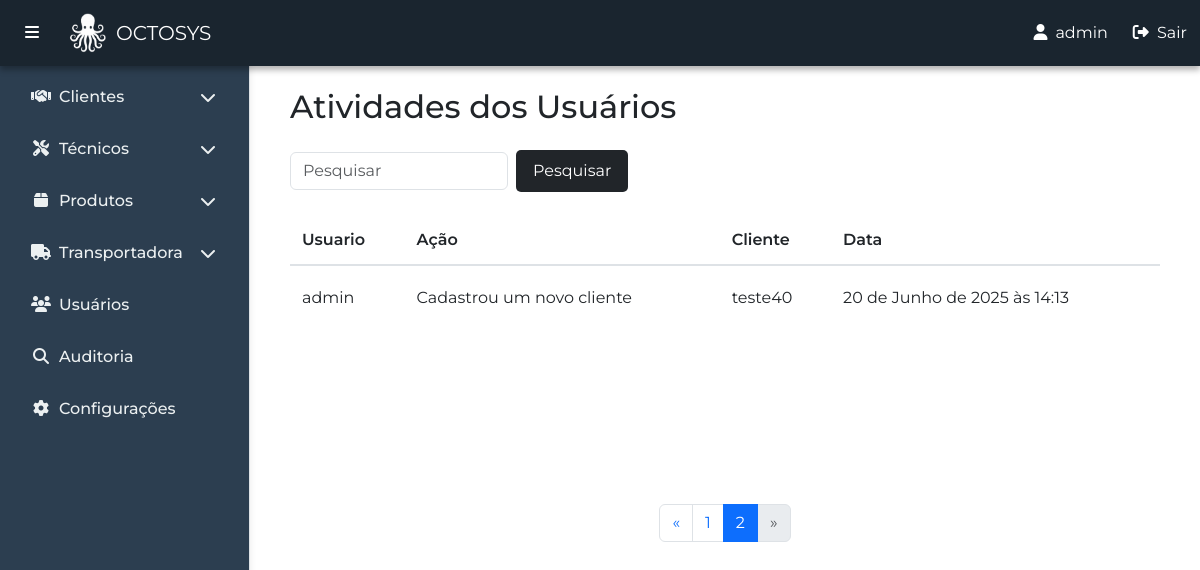
/pt-br/atividades/ver_atividades/?page=2 (signed in), run on an earlier commit of the app's database.
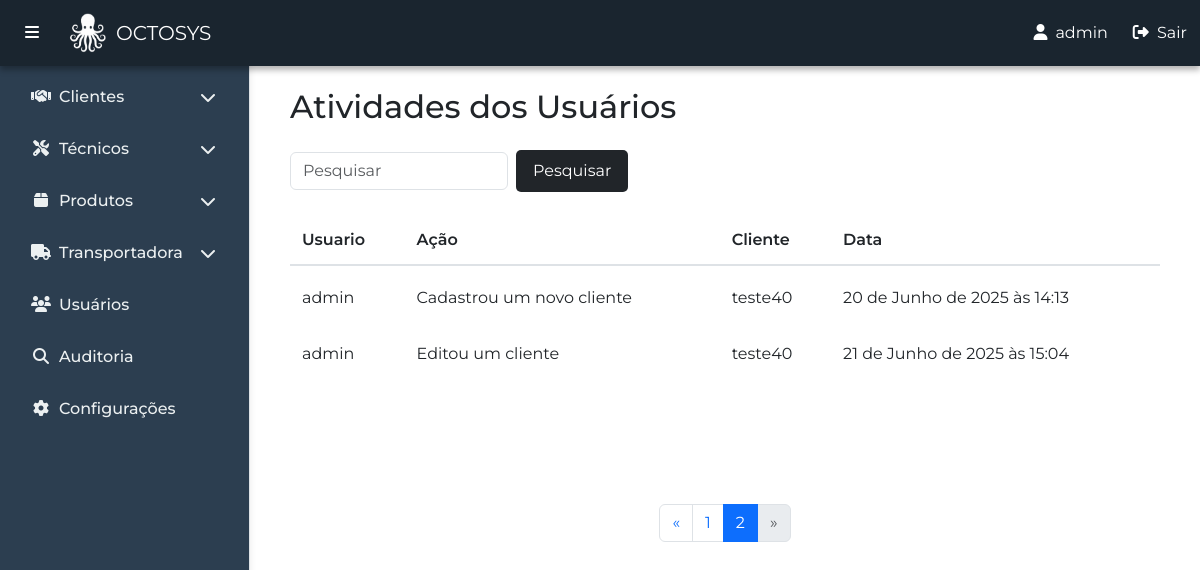
And on a later commit of the database.
### atividades/models.py (models this page shows, shortened)
class AtividadeUsuarioCliente(models.Model):
    usuario = models.ForeignKey(User, on_delete=models.CASCADE)
    cliente = models.ForeignKey(Cliente, on_delete=models.CASCADE)
    descricao = models.CharField(max_length=255)
    data = models.DateTimeField(auto_now_add=True)

### clientes/models.py (models this page shows, shortened)
class Cliente(models.Model):
    codigo = models.CharField(max_length=20, unique=True, blank=True, null=True)
    nome_cliente = models.CharField(max_length=100)
    nome_fantasia = models.CharField(max_length=100, blank=True)
    data_inclusao = models.DateTimeField()
    cnpj_cpf = models.CharField(max_length=18, unique=True)
    inscricao_estadual = models.CharField(max_length=50)
    inscricao_municipal = models.CharField(max_length=50)
    email1 = models.EmailField()
    email2 = models.EmailField(blank=True, null=True)
    telefone1 = models.CharField(max_length=20, blank=True)
    telefone2 = models.CharField(max_length=20, blank=True)
    celular1 = models.CharField(max_length=20, blank=True)
    celular2 = models.CharField(max_length=20, blank=True)
    atividade = models.ForeignKey(Atividade, on_delete=models.SET_NULL, blank=False, null=True)
    segmento = models.ForeignKey(Segmento, on_delete=models.SET_NULL, blank=False, null=True)
    observacao = models.TextField(blank=True, null=True)
    logradouro_real = models.CharField(max_length=100, blank=False)
    numero_real = models.CharField(max_length=10, blank=False)
    complemento_real = models.CharField(max_length=50, blank=True)
    bairro_real = models.CharField(max_length=50, blank=False)
    cidade_real = models.CharField(max_length=50, blank=False)
    estado_real = models.CharField(max_length=2, choices=ESTADOS, default='RJ', blank=False, null=False)
    cep_real = models.CharField(max_length=10, blank=False)
    logradouro_cobranca = models.CharField(max_length=100, blank=True)
    numero_cobranca = models.CharField(max_length=10, blank=True)
    complemento_cobranca = models.CharField(max_length=50, blank=True)
    bairro_cobranca = models.CharField(max_length=50, blank=True)
    cidade_cobranca = models.CharField(max_length=50, blank=True)
    estado_cobranca = models.CharField(max_length=2, choices=ESTADOS, blank=True, null=True)
    cep_cobranca = models.CharField(max_length=10, blank=True)
    def __str__(self):
        return f"{self.nome_cliente}"

### atividades/views.py (the view)
# urls.py: path('ver_atividades/', views.ver_atividades, name='ver_atividades'),
@login_required
def ver_atividades(request):
    atividade = AtividadeUsuarioCliente.objects.all()
    paginator = Paginator(atividade, 5)
    page_number = request.GET.get('page')
    page_obj = paginator.get_page(page_number)
    return render(request, "atividades/atividades.html", {'atividade' : atividade, 'page_obj': page_obj,})

### atividades/templates/atividades/atividades.html (shortened to what this page needs)
{% extends 'principal/base.html' %}
{% block content %}
<div class="container my-4">
    <h2 class="mb-4">Atividades dos Usuários</h2>
    <div class="table-responsive">
        <div class="mb-3 d-flex justify-content-between align-items-center">
            <form method="get" class="d-flex align-items-center gap-2">
                <input type="text" name="pesquisa" placeholder="Pesquisar" class="form-control w-auto"
                    value="{{ pesquisa|default:'' }}">
                <button type="submit" class="btn"
                    style="background-color: #212529; color: #fff; border-radius: 5px; padding: 8px 16px; transition: background-color 0.3s;"
                    onmouseover="this.style.backgroundColor='#343a40'"
                    onmouseout="this.style.backgroundColor='#212529'">
                    Pesquisar
                </button>
            </form>
        </div>
        <div class="table-pagination-container">
            <table class="table table-hover custom-table">
                <thead class="custom-thead">
                    <tr>
                        <th scope="col">Usuario</th>
                        <th scope="col">Ação</th>
                        <th scope="col">Cliente</th>
                        <th scope="col">Data</th>
                    </tr>
                </thead>
                <tbody>
                    {% for atividade in page_obj %}
                    <tr data-bs-toggle="modal"
                        data-bs-target="#modalAtividade{{ atividade.id }}"
                        style="cursor: pointer;">
                        <td>{{ atividade.usuario }}</td>
                        <td>{{ atividade.descricao }}</td>
                        <td>{{ atividade.cliente }}</td>
                        <td>{{ atividade.data }}</td>
                    </tr>
                    {% empty %}
                    <tr>
                        <td colspan="4">Nenhum Técnico encontrado.</td>
                    </tr>
                    {% endfor %}
                </tbody>
            </table>
            <nav aria-label="Navegação de página">
                <ul class="pagination justify-content-center">
                    {% if page_obj.has_previous %}
                    <li class="page-item">
                        <a class="page-link" href="?{% if pesquisa %}pesquisa={{ pesquisa }}&{% endif %}page={{ page_obj.previous_page_number }}" aria-label="Anterior">
                            <span aria-hidden="true">&laquo;</span>
                        </a>
                    </li>
                    {% else %}
                    <li class="page-item disabled">
                        <span class="page-link">&laquo;</span>
                    </li>
                    {% endif %}
                    {% for num in page_obj.paginator.page_range %}
                        {% if num == page_obj.number %}
                            <li class="page-item active">
                                <span class="page-link">{{ num }}</span>
                            </li>
                        {% else %}
                            <li class="page-item">
                                <a class="page-link" href="?{% if pesquisa %}pesquisa={{ pesquisa }}&{% endif %}page={{ num }}">{{ num }}</a>
                            </li>
                        {% endif %}
                    {% endfor %}
                    {% if page_obj.has_next %}
                    <li class="page-item">
                        <a class="page-link" href="?{% if pesquisa %}pesquisa={{ pesquisa }}&{% endif %}page={{ page_obj.next_page_number }}" aria-label="Próximo">
                            <span aria-hidden="true">&raquo;</span>
                        </a>
                    </li>
                    {% else %}
                    <li class="page-item disabled">
                        <span class="page-link">&raquo;</span>
                    </li>
                    {% endif %}
                </ul>
            </nav>
        </div>
    </div>
</div>
{% endblock %}

What changed in the data, as far as the page shows it:
added AtividadeUsuarioCliente: usuario "admin", descricao "Editou um cliente", cliente "teste40", data "21 de Junho de 2025 às 15:04"
